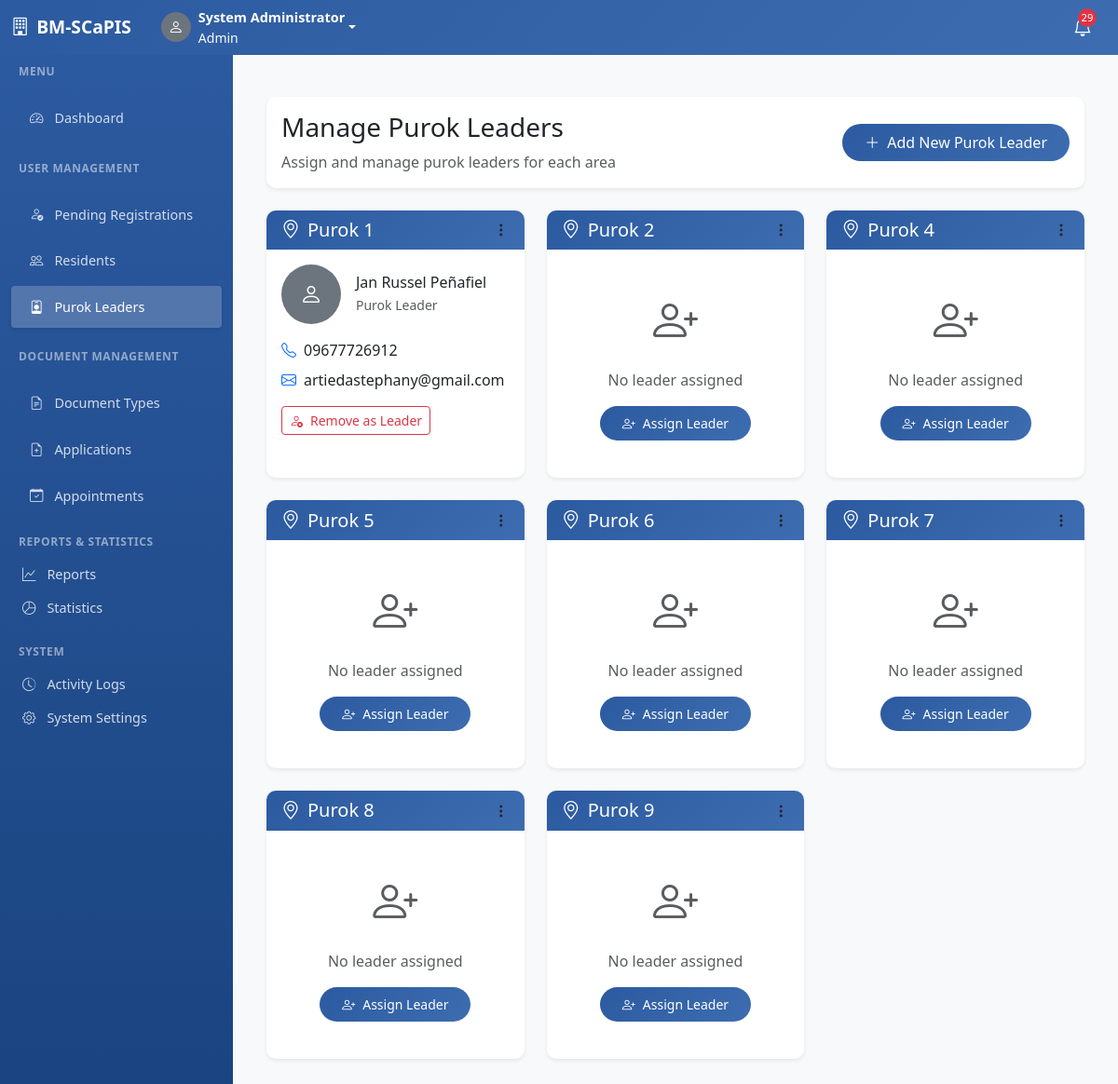
The app's page /purok-leaders.php (signed in), older data.
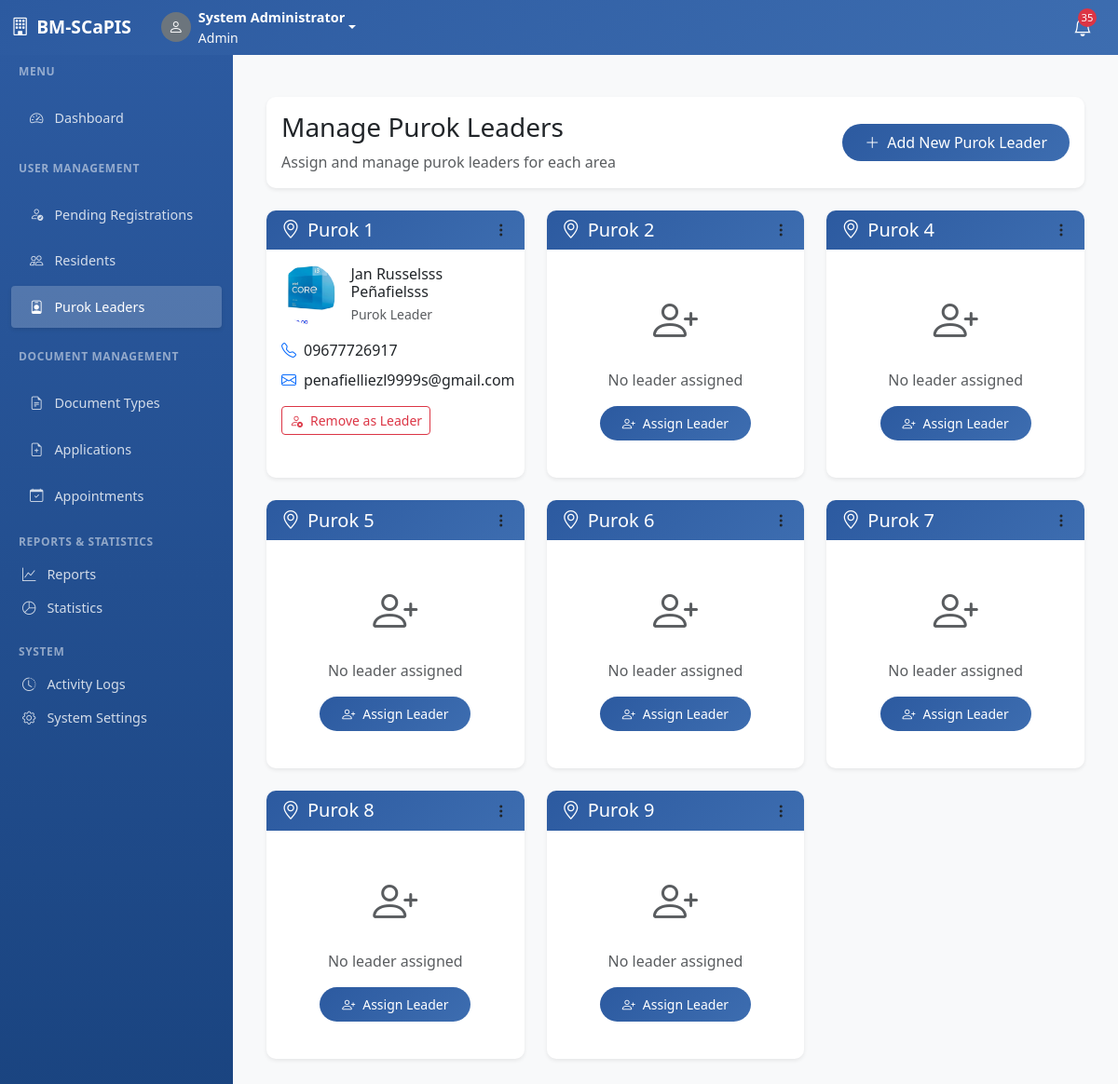
The same page, newer data.
### tables this page shows
CREATE TABLE `puroks` (
  `id` int(11) NOT NULL,
  `purok_name` varchar(100) NOT NULL,
  `purok_leader_id` int(11) DEFAULT NULL,
  `created_at` timestamp NOT NULL DEFAULT current_timestamp()
);

CREATE TABLE `users` (
  `id` int(11) NOT NULL,
  `username` varchar(50) NOT NULL,
  `password` varchar(255) NOT NULL,
  `role` enum('resident','purok_leader','admin') NOT NULL,
  `status` enum('pending','approved','disapproved') DEFAULT 'pending',
  `first_name` varchar(100) NOT NULL,
  `middle_name` varchar(100) DEFAULT NULL,
  `last_name` varchar(100) NOT NULL,
  `suffix` varchar(20) DEFAULT NULL,
  `birthdate` date DEFAULT NULL,
  `age` int(11) DEFAULT NULL,
  `gender` enum('Male','Female','Other') NOT NULL,
  `civil_status` enum('Single','Married','Divorced','Widowed') NOT NULL,
  `contact_number` varchar(15) DEFAULT NULL,
  `email` varchar(100) DEFAULT NULL,
  `purok_id` int(11) DEFAULT NULL,
  `address` text DEFAULT NULL,
  `occupation` varchar(100) DEFAULT NULL,
  `monthly_income` decimal(10,2) DEFAULT NULL,
  `emergency_contact_name` varchar(100) DEFAULT NULL,
  `emergency_contact_number` varchar(15) DEFAULT NULL,
  `profile_picture` varchar(255) DEFAULT NULL,
  `valid_id_front` varchar(255) DEFAULT NULL,
  `valid_id_back` varchar(255) DEFAULT NULL,
  `purok_leader_approval` enum('pending','approved','disapproved') DEFAULT 'pending',
  `admin_approval` enum('pending','approved','disapproved') DEFAULT 'pending',
  `purok_leader_remarks` text DEFAULT NULL,
  `admin_remarks` text DEFAULT NULL,
  `approved_by_purok_leader` int(11) DEFAULT NULL,
  `approved_by_admin` int(11) DEFAULT NULL,
  `approved_at` timestamp NULL DEFAULT NULL,
  `sms_notifications` tinyint(1) DEFAULT 1,
  `email_notifications` tinyint(1) DEFAULT 1,
  `created_at` timestamp NOT NULL DEFAULT current_timestamp(),
  `updated_at` timestamp NOT NULL DEFAULT current_timestamp() ON UPDATE current_timestamp()
);

### config.php (called while the page is built, shortened)
<?php
try {
    $pdo = new PDO("mysql:host=" . DB_HOST . ";dbname=" . DB_NAME . ";charset=utf8mb4", DB_USERNAME, DB_PASSWORD);
    $pdo->setAttribute(PDO::ATTR_ERRMODE, PDO::ERRMODE_EXCEPTION);
    $pdo->setAttribute(PDO::ATTR_DEFAULT_FETCH_MODE, PDO::FETCH_ASSOC);
} catch(PDOException $e) {
    die("Database connection failed: " . $e->getMessage());
}
function isLoggedIn() {
    global $pdo;
    try {
        $stmt = $pdo->prepare("SELECT id FROM users WHERE id = ?");
        $stmt->execute([$_SESSION['user_id']]);
        return true;
    } catch (PDOException $e) {
        return false;
    }
}
require_once 'sms_functions.php';
function getUnreadNotifications($userId = null, $role = null) {
    global $pdo;
    $sql = "SELECT * FROM system_notifications WHERE is_read = 0";
    $params = [];
    if ($userId) {
        $sql .= " AND (target_user_id = ? OR target_role = ? OR target_role = 'all')";
        $params = [$userId, $role];
    } elseif ($role) {
        $sql .= " AND (target_role = ? OR target_role = 'all')";
        $params = [$role];
    }
    $sql .= " ORDER BY created_at DESC";
    $stmt = $pdo->prepare($sql);
    $stmt->execute($params);
    return $stmt->fetchAll();
}
?>

### purok-leaders.php (the view, shortened to what the changed rows need)
<?php
require_once 'config.php';
$stmt = $pdo->prepare("
    SELECT p.*,
           CONCAT(u.first_name, ' ', u.last_name) as leader_name,
           u.contact_number as leader_contact,
           u.email as leader_email,
           u.profile_picture as leader_profile,
           u.id as leader_id
    FROM puroks p
    LEFT JOIN users u ON p.purok_leader_id = u.id
    ORDER BY p.purok_name
");
$stmt->execute();
$puroks = $stmt->fetchAll();
include 'header.php';
include 'sidebar.php';
?>
<div class="main-content">
    <div class="container-fluid py-4">
        <div class="row mb-4">
            <div class="col-12">
                <div class="card border-0 shadow-sm">
                    <div class="card-body">
                        <div class="d-flex justify-content-between align-items-center">
                            <div>
                                <h1 class="h3 mb-2">Manage Purok Leaders</h1>
                            </div>
                        </div>
                    </div>
                </div>
            </div>
        </div>
        <div class="row g-4">
            <?php foreach ($puroks as $purok): ?>
                <div class="col-md-6 col-lg-4">
                    <div class="card border-0 shadow-sm h-100">
                        <div class="card-header bg-light d-flex justify-content-between align-items-center">
                            <h5 class="mb-0">
                                <i class="bi bi-geo-alt me-2"></i><?php echo htmlspecialchars($purok['purok_name']); ?>
                            </h5>
                            <div class="dropdown">
                                <button class="btn btn-link text-dark p-0" data-bs-toggle="dropdown">
                                    <i class="bi bi-three-dots-vertical"></i>
                                </button>
                            </div>
                        </div>
                        <div class="card-body">
                            <?php if ($purok['leader_name']): ?>
                                <div class="d-flex align-items-center mb-3">
                                    <?php if ($purok['leader_profile']): ?>
                                        <img src="uploads/profiles/<?php echo htmlspecialchars($purok['leader_profile']); ?>"
                                             alt="Leader" class="rounded-circle me-3" width="64" height="64">
                                    <?php else: ?>
                                        <div class="bg-secondary rounded-circle d-flex align-items-center justify-content-center me-3"
                                             style="width: 64px; height: 64px;">
                                            <i class="bi bi-person text-white fs-4"></i>
                                        </div>
                                    <?php endif; ?>
                                    <div>
                                        <h6 class="mb-1"><?php echo htmlspecialchars($purok['leader_name']); ?></h6>
                                        <p class="text-muted small mb-0">Purok Leader</p>
                                    </div>
                                </div>
                                <div class="mb-3">
                                    <?php if ($purok['leader_contact']): ?>
                                        <div class="d-flex align-items-center mb-2">
                                            <i class="bi bi-telephone me-2 text-primary"></i>
                                            <span><?php echo htmlspecialchars($purok['leader_contact']); ?></span>
                                        </div>
                                    <?php endif; ?>
                                    <?php if ($purok['leader_email']): ?>
                                        <div class="d-flex align-items-center">
                                            <i class="bi bi-envelope me-2 text-primary"></i>
                                            <span><?php echo htmlspecialchars($purok['leader_email']); ?></span>
                                        </div>
                                    <?php endif; ?>
                                </div>
                                <button type="button" class="btn btn-outline-danger btn-sm"
                                        onclick="removeLeader(<?php echo $purok['leader_id']; ?>, '<?php echo htmlspecialchars($purok['leader_name']); ?>')">
                                    <i class="bi bi-person-x me-2"></i>Remove as Leader
                                </button>
                            <?php endif; ?>
                        </div>
                    </div>
                </div>
            <?php endforeach; ?>
        </div>
    </div>
</div>

### sidebar.php (shortened to what the changed rows need)
<?php
if (!isLoggedIn()) {
    ?>
    <nav class="navbar navbar-expand-lg navbar-dark fixed-top" style="background: linear-gradient(135deg, var(--primary-color), #3d6db0);">
        <div class="container">
            <a class="navbar-brand" href="index.php">
                <i class="bi bi-building me-2"></i><?php echo SYSTEM_NAME; ?>
            </a>
            <button class="navbar-toggler" type="button" data-bs-toggle="collapse" data-bs-target="#navbarNav">
                <span class="navbar-toggler-icon"></span>
            </button>
            <div class="collapse navbar-collapse" id="navbarNav">
                <ul class="navbar-nav ms-auto">
                    <li class="nav-item">
                        <a class="nav-link" href="index.php">
                            <i class="bi bi-house me-2"></i>Home
                        </a>
                    </li>
                    <li class="nav-item">
                        <a class="nav-link" href="about.php">
                            <i class="bi bi-info-circle me-2"></i>About
                        </a>
                    </li>
                    <li class="nav-item">
                        <a class="nav-link" href="services.php">
                            <i class="bi bi-list-ul me-2"></i>Services
                        </a>
                    </li>
                    <li class="nav-item">
                        <a class="nav-link" href="contact.php">
                            <i class="bi bi-telephone me-2"></i>Contact
                        </a>
                    </li>
                    <li class="nav-item">
                        <a class="nav-link" href="login.php">
                            <i class="bi bi-box-arrow-in-right me-2"></i>Login
                        </a>
                    </li>
                    <li class="nav-item">
                        <a class="btn btn-outline-light ms-2" href="register.php">
                            <i class="bi bi-person-plus me-2"></i>Register
                        </a>
                    </li>
                </ul>
            </div>
        </div>
    </nav>
    <?php
} else {
    $unreadNotifications = getUnreadNotifications($_SESSION['user_id'], $_SESSION['role']);
    $notificationCount = count($unreadNotifications);
    ?>
    <nav class="navbar navbar-expand-lg navbar-dark fixed-top" style="background: linear-gradient(135deg, var(--primary-color), #3d6db0);">
        <div class="container-fluid">
            <div class="d-flex align-items-center ms-auto">
                <div class="dropdown me-3">
                    <a class="nav-link position-relative text-white" href="#" data-bs-toggle="dropdown">
                        <i class="bi bi-bell fs-5"></i>
                        <?php if ($notificationCount > 0): ?>
                            <span class="notification-badge"><?php echo min($notificationCount, 99); ?></span>
                        <?php endif; ?>
                    </a>
                </div>
            </div>
        </div>
    </nav>
    <?php
}
?>

Row changes from the older to the newer data that the page shows:
changed puroks "Purok 1": purok_leader.profile_picture: picture added; leader_name "Jan Russel Peñafiel" → "Jan Russelsss Peñafielsss"; purok_leader.contact_number "09677726912" → "09677726917"; purok_leader.email "artiedastephany@gmail.com" → "penafielliezl9999s@gmail.com"
Text that changed along with them:
min($notificationCount, 99): "29" → "35"
